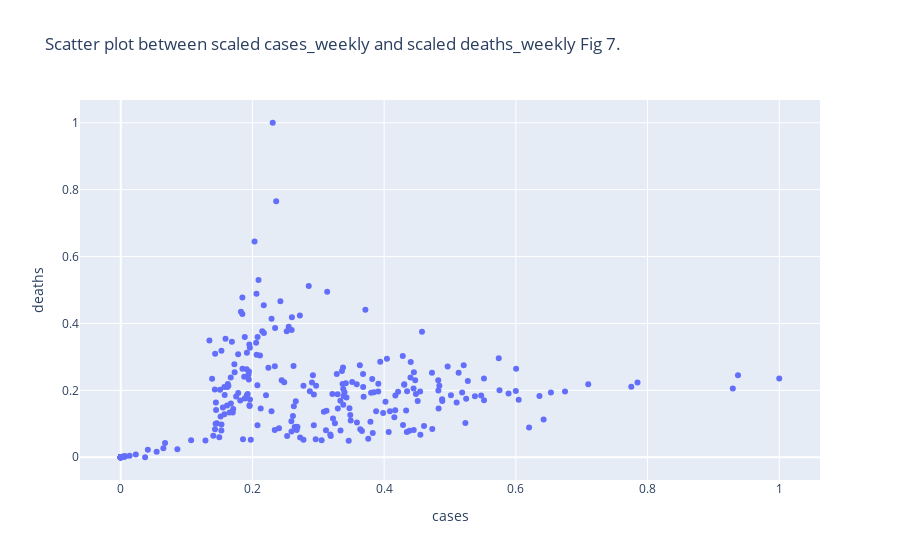

Notebook cell for this chart:
### Code cell
px.scatter(df1, x="cases", y="deaths", title = 'Scatter plot between scaled cases_weekly and scaled deaths_weekly Fig 7.' )

### Figure 1 — Plotly figure (JSON) as saved in the notebook; plotly's stock layout.template omitted (floating-point values rounded to 4 significant figures; data arrays with more than 128 entries replaced by an {"elided": "..."} marker saying what was removed)
{"data": [{"hovertemplate": "cases=%{x}<br>deaths=%{y}<extra></extra>", "legendgroup": "", "marker": {"color": "#636efa", "symbol": "circle"}, "mode": "markers", "name": "", "orientation": "v", "showlegend": false, "type": "scatter", "x": {"elided": "314 float values"}, "xaxis": "x", "y": {"elided": "314 float values"}, "yaxis": "y"}], "layout": {"legend": {"tracegroupgap": 0}, "title": {"text": "Scatter plot between scaled cases_weekly and scaled deaths_weekly Fig 7."}, "xaxis": {"anchor": "y", "domain": [0, 1], "title": {"text": "cases"}}, "yaxis": {"anchor": "x", "domain": [0, 1], "title": {"text": "deaths"}}}}
